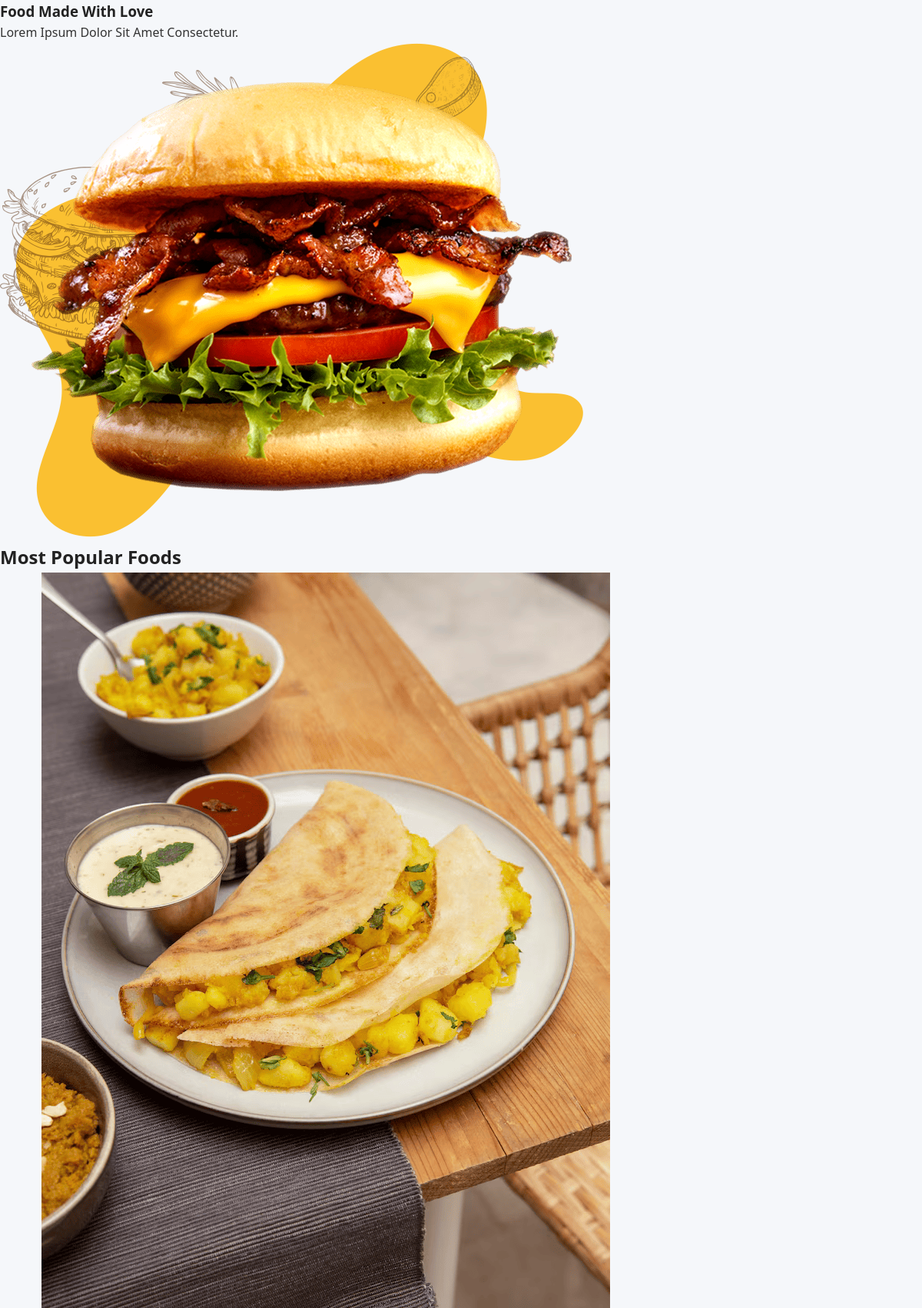
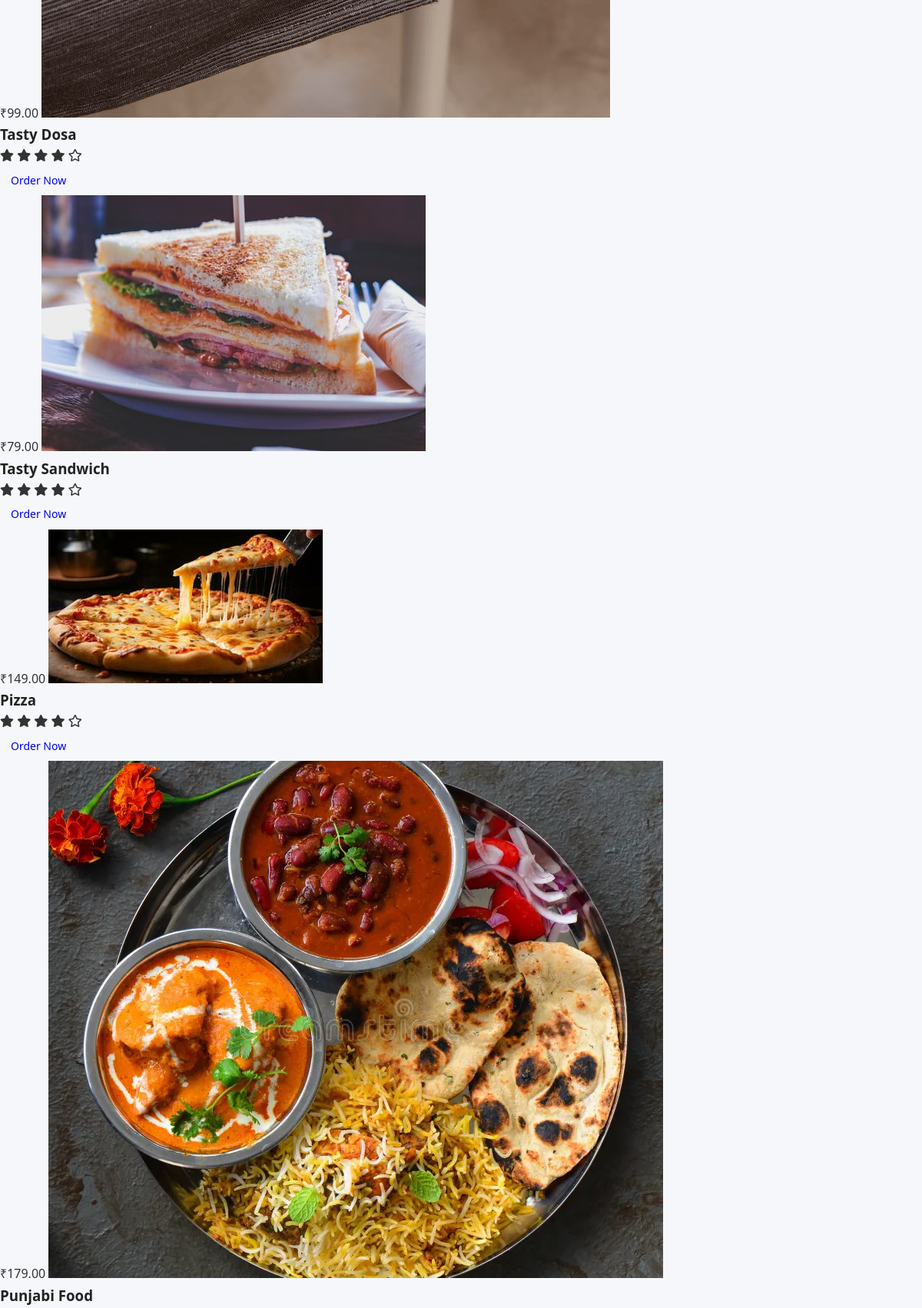
/admin/popular.php (upper part), run on the app's committed database (2 pictures, top to bottom).
### tables this page shows
CREATE TABLE `food_items` (
  `id` int(11) NOT NULL,
  `name` varchar(100) NOT NULL,
  `image_path` varchar(255) NOT NULL,
  `category` enum('gallery','popular','speciality') NOT NULL,
  `description` text DEFAULT NULL,
  `price` decimal(10,2) DEFAULT NULL
);

### admin/popular.php (the view, shortened to what this page needs)
<?php
include 'php/config.php';
?>
<!DOCTYPE html>
<html lang="en">
<head>
  <link rel="stylesheet" href="https://cdnjs.cloudflare.com/ajax/libs/font-awesome/5.15.3/css/all.min.css" />
  <link rel="stylesheet" href="style.css" />
</head>
<body>
<section class="home" id="home">
  <div class="content">
    <h3>Food Made With Love</h3>
    <p>Lorem Ipsum Dolor Sit Amet Consectetur.</p>
  </div>
  <div class="image">
    <img src="images/home-img.png" alt="Delicious Burger" />
  </div>
</section>
<section class="popular" id="popular">
  <h1 class="heading"> Most <span>Popular</span> Foods </h1>
  <div class="box-container">
    <?php
    $sql = "SELECT * FROM food_items WHERE category = 'popular'";
    $result = $conn->query($sql);
    if ($result && $result->num_rows > 0) {
      while ($row = $result->fetch_assoc()) {
        echo '
        <div class="box">
          <span class="price">₹' . htmlspecialchars($row['price']) . '</span>
          <img src="' . htmlspecialchars($row['image_path']) . '" alt="">
          <h3>' . htmlspecialchars($row['name']) . '</h3>
          <div class="stars">
            <i class="fas fa-star"></i>
            <i class="fas fa-star"></i>
            <i class="fas fa-star"></i>
            <i class="fas fa-star"></i>
            <i class="far fa-star"></i>
          </div>
          <a href="order.php?item_id=' . $row['id'] . '" class="btn">Order Now</a>
        </div>';
      }
    } else {
      echo "<p style='text-align:center;'>No popular items found.</p>";
    }
    ?>
  </div>
</section>
<?php include 'footer.php'; ?>
</body>
</html>

### client/footer.php (shortened to what this page needs)
<link rel="stylesheet" href="style.css">
<link rel="stylesheet" href="https://cdnjs.cloudflare.com/ajax/libs/font-awesome/5.15.3/css/all.min.css">

### admin/style.css (style rules this page uses)
* { margin: 0; padding: 0; box-sizing: border-box; font-family: "Segoe UI", Arial, sans-serif; }
body { background: #f5f7fa; color: #333; line-height: 1.6; }
h1, h2, h3, h4, h5 { font-weight: 600; color: #222; }
.btn { display: inline-block; padding: 8px 14px; border-radius: 8px; font-size: 14px; cursor: pointer; border: none; text-decoration: none; transition: 0.2s; }

### data on the page
food_items: price "99.00", image_path (picture), name "Tasty Dosa"
food_items: price "79.00", image_path (picture), name "Tasty Sandwich"
food_items: price "149.00", image_path (picture), name "Pizza"
food_items: price "179.00", image_path (picture), name "Punjabi Food"
